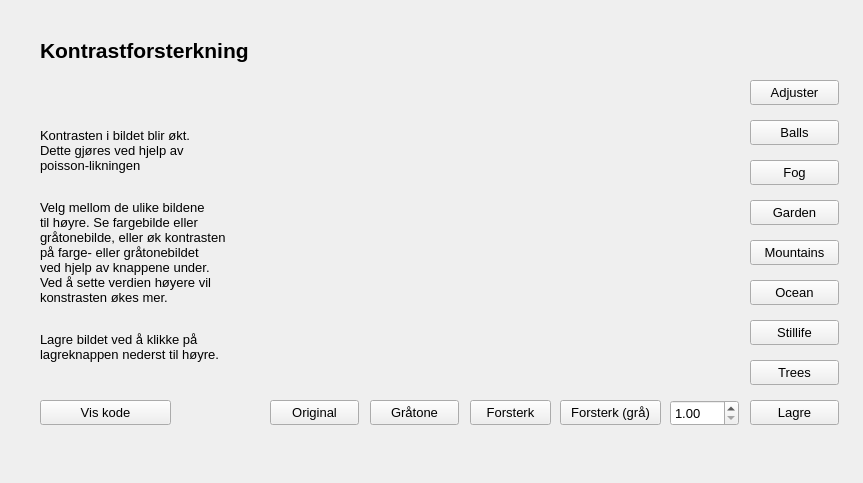
<?xml version="1.0" encoding="UTF-8"?>
<ui version="4.0">
 <class>Form</class>
 <widget class="QWidget" name="Form">
  <property name="geometry">
   <rect>
    <x>0</x>
    <y>0</y>
    <width>863</width>
    <height>483</height>
   </rect>
  </property>
  <property name="windowTitle">
   <string>Form</string>
  </property>
  <widget class="QPushButton" name="contrastOrigGray">
   <property name="geometry">
    <rect>
     <x>370</x>
     <y>400</y>
     <width>89</width>
     <height>25</height>
    </rect>
   </property>
   <property name="font">
    <font>
     <pointsize>10</pointsize>
    </font>
   </property>
   <property name="text">
    <string>Gråtone</string>
   </property>
  </widget>
  <widget class="QPushButton" name="garden">
   <property name="geometry">
    <rect>
     <x>750</x>
     <y>200</y>
     <width>89</width>
     <height>25</height>
    </rect>
   </property>
   <property name="font">
    <font>
     <pointsize>10</pointsize>
    </font>
   </property>
   <property name="text">
    <string>Garden</string>
   </property>
  </widget>
  <widget class="QPushButton" name="ocean">
   <property name="geometry">
    <rect>
     <x>750</x>
     <y>280</y>
     <width>89</width>
     <height>25</height>
    </rect>
   </property>
   <property name="font">
    <font>
     <pointsize>10</pointsize>
    </font>
   </property>
   <property name="text">
    <string>Ocean</string>
   </property>
  </widget>
  <widget class="QPushButton" name="stillife">
   <property name="geometry">
    <rect>
     <x>750</x>
     <y>320</y>
     <width>89</width>
     <height>25</height>
    </rect>
   </property>
   <property name="font">
    <font>
     <pointsize>10</pointsize>
    </font>
   </property>
   <property name="text">
    <string>Stillife</string>
   </property>
  </widget>
  <widget class="QPushButton" name="contrastColour">
   <property name="geometry">
    <rect>
     <x>470</x>
     <y>400</y>
     <width>81</width>
     <height>25</height>
    </rect>
   </property>
   <property name="font">
    <font>
     <pointsize>10</pointsize>
    </font>
   </property>
   <property name="text">
    <string>Forsterk</string>
   </property>
  </widget>
  <widget class="QDoubleSpinBox" name="constant">
   <property name="geometry">
    <rect>
     <x>670</x>
     <y>400</y>
     <width>69</width>
     <height>26</height>
    </rect>
   </property>
   <property name="font">
    <font>
     <pointsize>10</pointsize>
    </font>
   </property>
   <property name="toolTipDuration">
    <number>-1</number>
   </property>
   <property name="decimals">
    <number>2</number>
   </property>
   <property name="minimum">
    <double>1.000000000000000</double>
   </property>
   <property name="maximum">
    <double>3.000000000000000</double>
   </property>
   <property name="singleStep">
    <double>0.100000000000000</double>
   </property>
  </widget>
  <widget class="QPushButton" name="contrastOriginal">
   <property name="geometry">
    <rect>
     <x>270</x>
     <y>400</y>
     <width>89</width>
     <height>25</height>
    </rect>
   </property>
   <property name="font">
    <font>
     <pointsize>10</pointsize>
    </font>
   </property>
   <property name="text">
    <string>Original</string>
   </property>
  </widget>
  <widget class="QLabel" name="glattingOverskrift">
   <property name="geometry">
    <rect>
     <x>40</x>
     <y>20</y>
     <width>761</width>
     <height>61</height>
    </rect>
   </property>
   <property name="font">
    <font>
     <pointsize>16</pointsize>
     <weight>75</weight>
     <italic>false</italic>
     <bold>true</bold>
     <underline>false</underline>
    </font>
   </property>
   <property name="text">
    <string>Kontrastforsterkning</string>
   </property>
  </widget>
  <widget class="QPushButton" name="mountains">
   <property name="geometry">
    <rect>
     <x>750</x>
     <y>240</y>
     <width>89</width>
     <height>25</height>
    </rect>
   </property>
   <property name="font">
    <font>
     <pointsize>10</pointsize>
    </font>
   </property>
   <property name="text">
    <string>Mountains</string>
   </property>
  </widget>
  <widget class="QLabel" name="label_12">
   <property name="geometry">
    <rect>
     <x>40</x>
     <y>110</y>
     <width>231</width>
     <height>271</height>
    </rect>
   </property>
   <property name="font">
    <font>
     <pointsize>10</pointsize>
    </font>
   </property>
   <property name="text">
    <string>&lt;html&gt;&lt;head/&gt;&lt;body&gt;&lt;p&gt;Kontrasten i bildet blir økt. &lt;br/&gt;Dette gjøres ved hjelp av &lt;br/&gt;poisson-likningen&lt;/p&gt;&lt;p&gt;&lt;br/&gt;Velg mellom de ulike bildene&lt;br/&gt;til høyre. Se fargebilde eller &lt;br/&gt;gråtonebilde, eller øk kontrasten &lt;br/&gt;på farge- eller gråtonebildet &lt;br/&gt;ved hjelp av knappene under. &lt;br/&gt;Ved å sette verdien høyere vil&lt;br/&gt;konstrasten økes mer.&lt;br/&gt;&lt;/p&gt;&lt;p&gt;Lagre bildet ved å klikke på&lt;br/&gt;lagreknappen nederst til høyre.&lt;/p&gt;&lt;/body&gt;&lt;/html&gt;</string>
   </property>
  </widget>
  <widget class="QPushButton" name="balls">
   <property name="geometry">
    <rect>
     <x>750</x>
     <y>120</y>
     <width>89</width>
     <height>25</height>
    </rect>
   </property>
   <property name="font">
    <font>
     <pointsize>10</pointsize>
    </font>
   </property>
   <property name="text">
    <string>Balls</string>
   </property>
  </widget>
  <widget class="QPushButton" name="adjuster">
   <property name="geometry">
    <rect>
     <x>750</x>
     <y>80</y>
     <width>89</width>
     <height>25</height>
    </rect>
   </property>
   <property name="font">
    <font>
     <pointsize>10</pointsize>
    </font>
   </property>
   <property name="text">
    <string>Adjuster</string>
   </property>
  </widget>
  <widget class="QPushButton" name="contrastCode">
   <property name="geometry">
    <rect>
     <x>40</x>
     <y>400</y>
     <width>131</width>
     <height>25</height>
    </rect>
   </property>
   <property name="font">
    <font>
     <pointsize>10</pointsize>
    </font>
   </property>
   <property name="text">
    <string>Vis kode</string>
   </property>
  </widget>
  <widget class="QPushButton" name="fog">
   <property name="geometry">
    <rect>
     <x>750</x>
     <y>160</y>
     <width>89</width>
     <height>25</height>
    </rect>
   </property>
   <property name="font">
    <font>
     <pointsize>10</pointsize>
    </font>
   </property>
   <property name="text">
    <string>Fog</string>
   </property>
  </widget>
  <widget class="QPushButton" name="trees">
   <property name="geometry">
    <rect>
     <x>750</x>
     <y>360</y>
     <width>89</width>
     <height>25</height>
    </rect>
   </property>
   <property name="font">
    <font>
     <pointsize>10</pointsize>
    </font>
   </property>
   <property name="text">
    <string>Trees</string>
   </property>
  </widget>
  <widget class="QPushButton" name="contrastGray">
   <property name="geometry">
    <rect>
     <x>560</x>
     <y>400</y>
     <width>101</width>
     <height>25</height>
    </rect>
   </property>
   <property name="font">
    <font>
     <pointsize>10</pointsize>
    </font>
   </property>
   <property name="text">
    <string>Forsterk (grå)</string>
   </property>
  </widget>
  <widget class="imagewidget" name="imagewidget" native="true">
   <property name="geometry">
    <rect>
     <x>270</x>
     <y>79</y>
     <width>471</width>
     <height>311</height>
    </rect>
   </property>
  </widget>
  <widget class="QPushButton" name="save">
   <property name="geometry">
    <rect>
     <x>750</x>
     <y>400</y>
     <width>89</width>
     <height>25</height>
    </rect>
   </property>
   <property name="font">
    <font>
     <pointsize>10</pointsize>
    </font>
   </property>
   <property name="text">
    <string>Lagre</string>
   </property>
  </widget>
 </widget>
 <customwidgets>
  <customwidget>
   <class>imagewidget</class>
   <extends>QWidget</extends>
   <header>imagewidget.h</header>
   <container>1</container>
  </customwidget>
 </customwidgets>
 <resources/>
 <connections/>
</ui>
